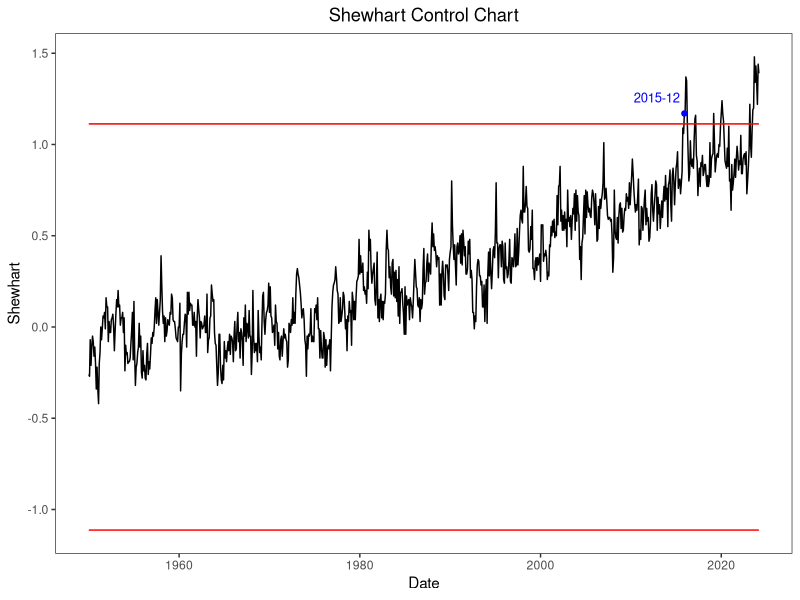

This figure's R source:
library(readr)
Global <- read_csv("Global.csv")
Global <- Global[841:nrow(Global),]

month_map <- c("Jan" = 1, "Feb" = 2, "Mar" = 3, "Apr" = 4, "May" = 5, "Jun" = 6, 
               "Jul" = 7, "Aug" = 8, "Sep" = 9, "Oct" = 10, "Nov" = 11, "Dec" = 12)

Global$Month <- month_map[Global$Month]

Global$Date <- as.Date(paste(Global$Year, Global$Month, "1", sep = "-"))

x = Global$value
mu = 0
sigma=sd(x)
n=length(x)
q=0
alpha=1
L=3

wt=vj=c()
for(i in 1:n){wt[i] = q^((i-1)^alpha)-q^(i^alpha)}
for(j in 1:n){vj[j] = sum(wt[1:j]*wt[1:j])*(sigma^2)}

shewhart=ucl=lcl=c()

for(j in 1:n){
  zsum = sum(wt[1:j]*x[j:1]) + mu*(q^(j^alpha))
  shewhart[j]=zsum
  ucl[j]=mu+L*sqrt(vj[j])
  lcl[j]=mu-L*sqrt(vj[j])
}

exceed_indices <- which(shewhart > ucl)[1]
print(exceed_indices)

library(ggplot2)
shewhart_df <- data.frame(Date = Global$Date, Shewhart = shewhart, UCL = ucl, LCL = lcl)

ggplot(shewhart_df, aes(x = Date)) +
  geom_line(aes(y = Shewhart), color = "black") +
  geom_line(aes(y = UCL), color = "red", linetype = "solid") +
  geom_line(aes(y = LCL), color = "red", linetype = "solid") +
  labs(x = "Date", y = "Shewhart", title = "Shewhart Control Chart") +
  theme_bw() + 
  theme(panel.grid=element_blank())+
  theme(plot.title = element_text(hjust = 0.5))+
  geom_text(data = shewhart_df[exceed_indices, ], aes(x = Date, y = Shewhart, label = format(Date, "%Y-%m")), vjust = -1.1,hjust=1.1, color = "blue",size=3.3)+
  geom_point(data = shewhart_df[exceed_indices, ], aes(x = Date, y = Shewhart), color = "blue", size = 1.5)

